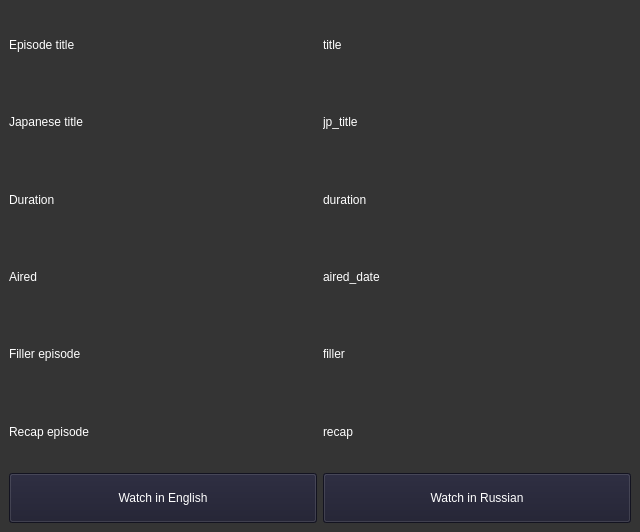
<?xml version="1.0" encoding="UTF-8"?>
<ui version="4.0">
 <class>MainWindow</class>
 <widget class="QMainWindow" name="MainWindow">
  <property name="geometry">
   <rect>
    <x>0</x>
    <y>0</y>
    <width>640</width>
    <height>532</height>
   </rect>
  </property>
  <property name="windowTitle">
   <string>MainWindow</string>
  </property>
  <widget class="QWidget" name="centralwidget">
   <property name="styleSheet">
    <string notr="true">background-color: rgb(52, 52, 52)</string>
   </property>
   <layout class="QGridLayout" name="gridLayout">
    <item row="5" column="0">
     <widget class="QLabel" name="recap">
      <property name="styleSheet">
       <string notr="true">color: rgb(255, 255, 255); font: 63 11pt &quot;Segoe UI Variable Display Semib&quot;;</string>
      </property>
      <property name="text">
       <string>Recap episode</string>
      </property>
     </widget>
    </item>
    <item row="5" column="1">
     <widget class="QLabel" name="recap_data">
      <property name="styleSheet">
       <string notr="true">color: rgb(255, 255, 255); font: 63 11pt &quot;Segoe UI Variable Display Semib&quot;;</string>
      </property>
      <property name="text">
       <string>recap</string>
      </property>
     </widget>
    </item>
    <item row="4" column="0">
     <widget class="QLabel" name="filler">
      <property name="styleSheet">
       <string notr="true">color: rgb(255, 255, 255); font: 63 11pt &quot;Segoe UI Variable Display Semib&quot;;</string>
      </property>
      <property name="text">
       <string>Filler episode</string>
      </property>
     </widget>
    </item>
    <item row="0" column="0">
     <widget class="QLabel" name="en_title">
      <property name="styleSheet">
       <string notr="true">color: rgb(255, 255, 255); font: 63 11pt &quot;Segoe UI Variable Display Semib&quot;;</string>
      </property>
      <property name="text">
       <string>Episode title</string>
      </property>
     </widget>
    </item>
    <item row="6" column="1">
     <widget class="QPushButton" name="watch_ru">
      <property name="minimumSize">
       <size>
        <width>0</width>
        <height>50</height>
       </size>
      </property>
      <property name="styleSheet">
       <string notr="true">color: rgb(255, 255, 255); font: 63 11pt &quot;Segoe UI Variable Display Semib&quot;; background-color: rgb(27, 27, 45);</string>
      </property>
      <property name="text">
       <string>Watch in Russian</string>
      </property>
     </widget>
    </item>
    <item row="3" column="1">
     <widget class="QLabel" name="aired_date">
      <property name="styleSheet">
       <string notr="true">color: rgb(255, 255, 255); font: 63 11pt &quot;Segoe UI Variable Display Semib&quot;;</string>
      </property>
      <property name="text">
       <string>aired_date</string>
      </property>
      <property name="wordWrap">
       <bool>true</bool>
      </property>
     </widget>
    </item>
    <item row="2" column="0">
     <widget class="QLabel" name="duration">
      <property name="styleSheet">
       <string notr="true">color: rgb(255, 255, 255); font: 63 11pt &quot;Segoe UI Variable Display Semib&quot;;</string>
      </property>
      <property name="text">
       <string>Duration</string>
      </property>
     </widget>
    </item>
    <item row="4" column="1">
     <widget class="QLabel" name="filler_data">
      <property name="styleSheet">
       <string notr="true">color: rgb(255, 255, 255); font: 63 11pt &quot;Segoe UI Variable Display Semib&quot;;</string>
      </property>
      <property name="text">
       <string>filler</string>
      </property>
     </widget>
    </item>
    <item row="2" column="1">
     <widget class="QLabel" name="duration_time">
      <property name="styleSheet">
       <string notr="true">color: rgb(255, 255, 255); font: 63 11pt &quot;Segoe UI Variable Display Semib&quot;;</string>
      </property>
      <property name="text">
       <string>duration</string>
      </property>
      <property name="wordWrap">
       <bool>true</bool>
      </property>
     </widget>
    </item>
    <item row="0" column="1">
     <widget class="QLabel" name="en_title_name">
      <property name="styleSheet">
       <string notr="true">color: rgb(255, 255, 255); font: 63 11pt &quot;Segoe UI Variable Display Semib&quot;;</string>
      </property>
      <property name="text">
       <string>title</string>
      </property>
      <property name="wordWrap">
       <bool>true</bool>
      </property>
     </widget>
    </item>
    <item row="3" column="0">
     <widget class="QLabel" name="aired">
      <property name="styleSheet">
       <string notr="true">color: rgb(255, 255, 255); font: 63 11pt &quot;Segoe UI Variable Display Semib&quot;;</string>
      </property>
      <property name="text">
       <string>Aired</string>
      </property>
     </widget>
    </item>
    <item row="1" column="1">
     <widget class="QLabel" name="jp_title_name">
      <property name="styleSheet">
       <string notr="true">color: rgb(255, 255, 255); font: 63 11pt &quot;Segoe UI Variable Display Semib&quot;;</string>
      </property>
      <property name="text">
       <string>jp_title</string>
      </property>
      <property name="wordWrap">
       <bool>true</bool>
      </property>
     </widget>
    </item>
    <item row="1" column="0">
     <widget class="QLabel" name="jp_title">
      <property name="styleSheet">
       <string notr="true">color: rgb(255, 255, 255); font: 63 11pt &quot;Segoe UI Variable Display Semib&quot;;</string>
      </property>
      <property name="text">
       <string>Japanese title</string>
      </property>
     </widget>
    </item>
    <item row="6" column="0">
     <widget class="QPushButton" name="watch_en">
      <property name="minimumSize">
       <size>
        <width>0</width>
        <height>50</height>
       </size>
      </property>
      <property name="styleSheet">
       <string notr="true">color: rgb(255, 255, 255); font: 63 11pt &quot;Segoe UI Variable Display Semib&quot;; background-color: rgb(27, 27, 45);</string>
      </property>
      <property name="text">
       <string>Watch in English</string>
      </property>
     </widget>
    </item>
   </layout>
  </widget>
 </widget>
 <resources/>
 <connections/>
</ui>
